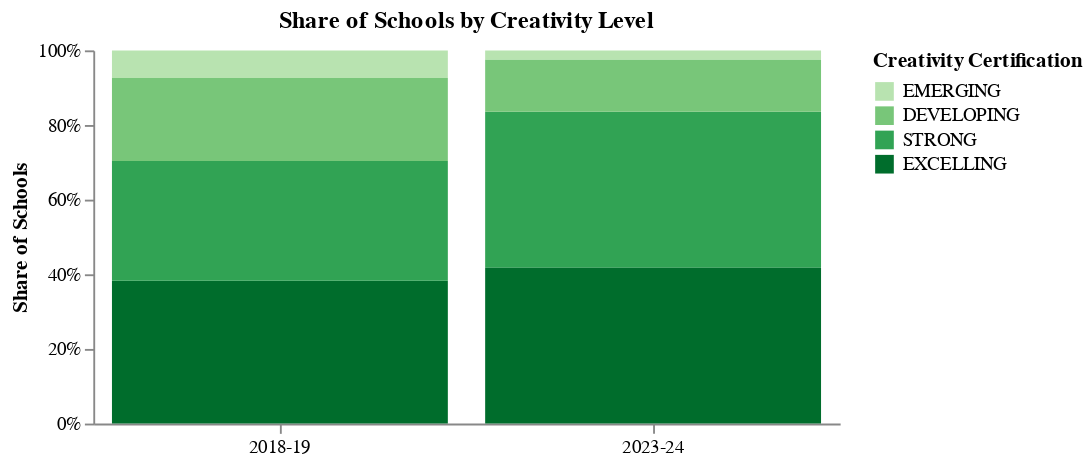

Source (notebook cell):
### Code cell
# plot
stack = (alt.Chart(combined)
      .mark_bar()
      .encode(
          x=alt.X("School_Year:N", sort=year_order, title=None, axis=alt.Axis(labelAngle=0)),
          y=alt.Y("count():Q", stack="normalize", axis=alt.Axis(format="%", title="Share of Schools")),
          color=alt.Color("Creative_School_Certification:N",
              title="Creativity Certification",
              sort=["EMERGING", "DEVELOPING", "STRONG", "EXCELLING"],
              scale=alt.Scale(range=["#b8e3b0", "#78c679", "#31a354", "#006d2c"])),
          order=alt.Order("level_rank:Q", sort="descending"))
      .properties(
          title="Share of Schools by Creativity Level", width=400, height=200)
      .configure_view(strokeWidth=0)
      .configure_axis(grid=False))

stack.save("plot8.svg")

stack

### Figure 1 — Vega-Lite specification as saved in the notebook (floating-point values rounded to 4 significant figures; data arrays with more than 128 entries replaced by an {"elided": "..."} marker saying what was removed)
{"config": {"view": {"continuousWidth": 300, "continuousHeight": 300, "strokeWidth": 0}, "axis": {"grid": false}}, "data": {"name": "data-93d9ca9b4737b50a7db024c7be130802"}, "mark": {"type": "bar"}, "encoding": {"color": {"field": "Creative_School_Certification", "scale": {"range": ["#b8e3b0", "#78c679", "#31a354", "#006d2c"]}, "sort": ["EMERGING", "DEVELOPING", "STRONG", "EXCELLING"], "title": "Creativity Certification", "type": "nominal"}, "order": {"field": "level_rank", "sort": "descending", "type": "quantitative"}, "x": {"axis": {"labelAngle": 0}, "field": "School_Year", "sort": ["2018-19", "2023-24"], "title": null, "type": "nominal"}, "y": {"aggregate": "count", "axis": {"format": "%", "title": "Share of Schools"}, "stack": "normalize", "type": "quantitative"}}, "height": 200, "title": "Share of Schools by Creativity Level", "width": 400, "$schema": "https://vega.github.io/schema/vega-lite/v5.20.1.json", "datasets": {"data-93d9ca9b4737b50a7db024c7be130802": {"elided": "160 records"}}}
